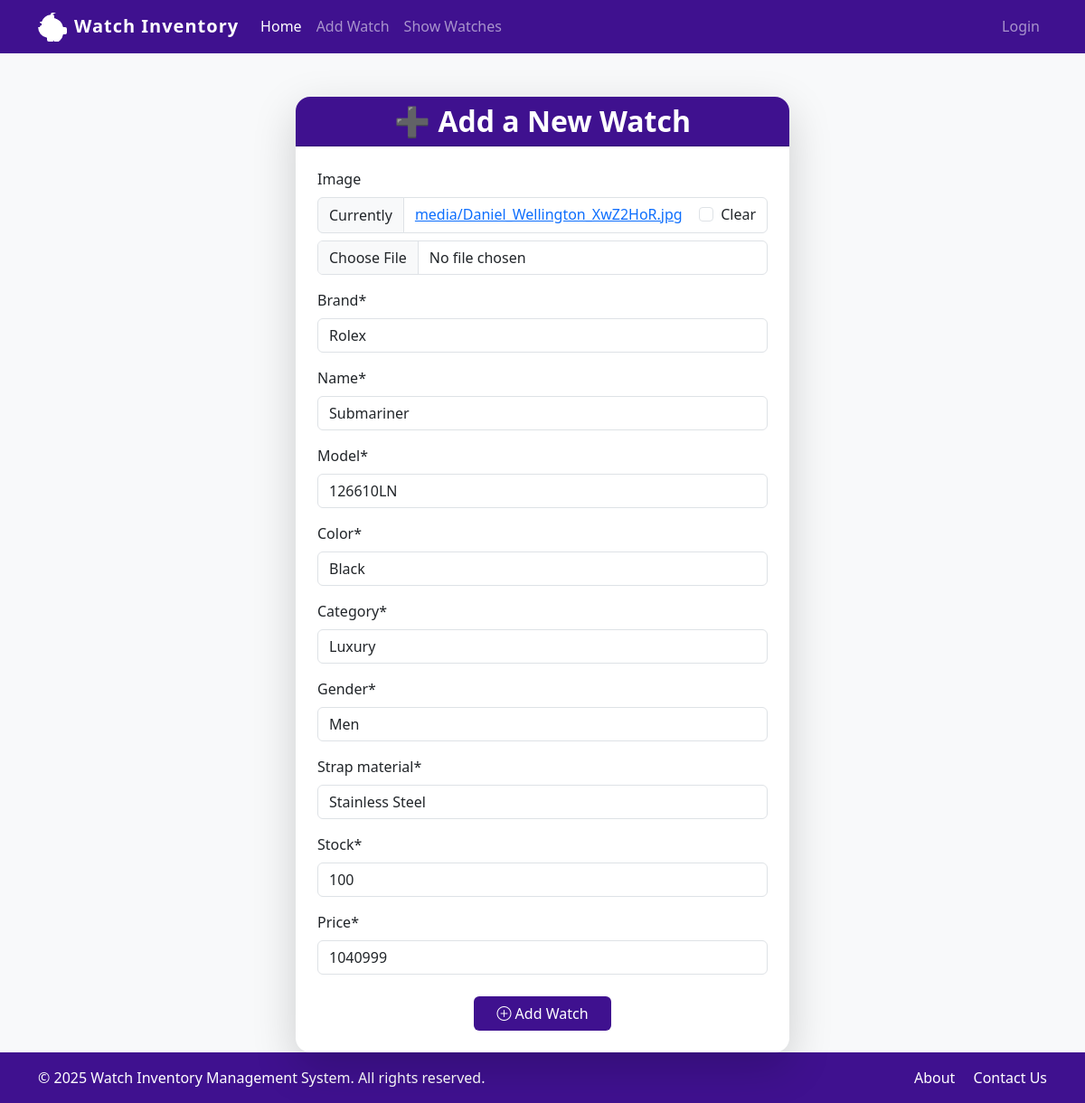
The app's page /update/17, older data.
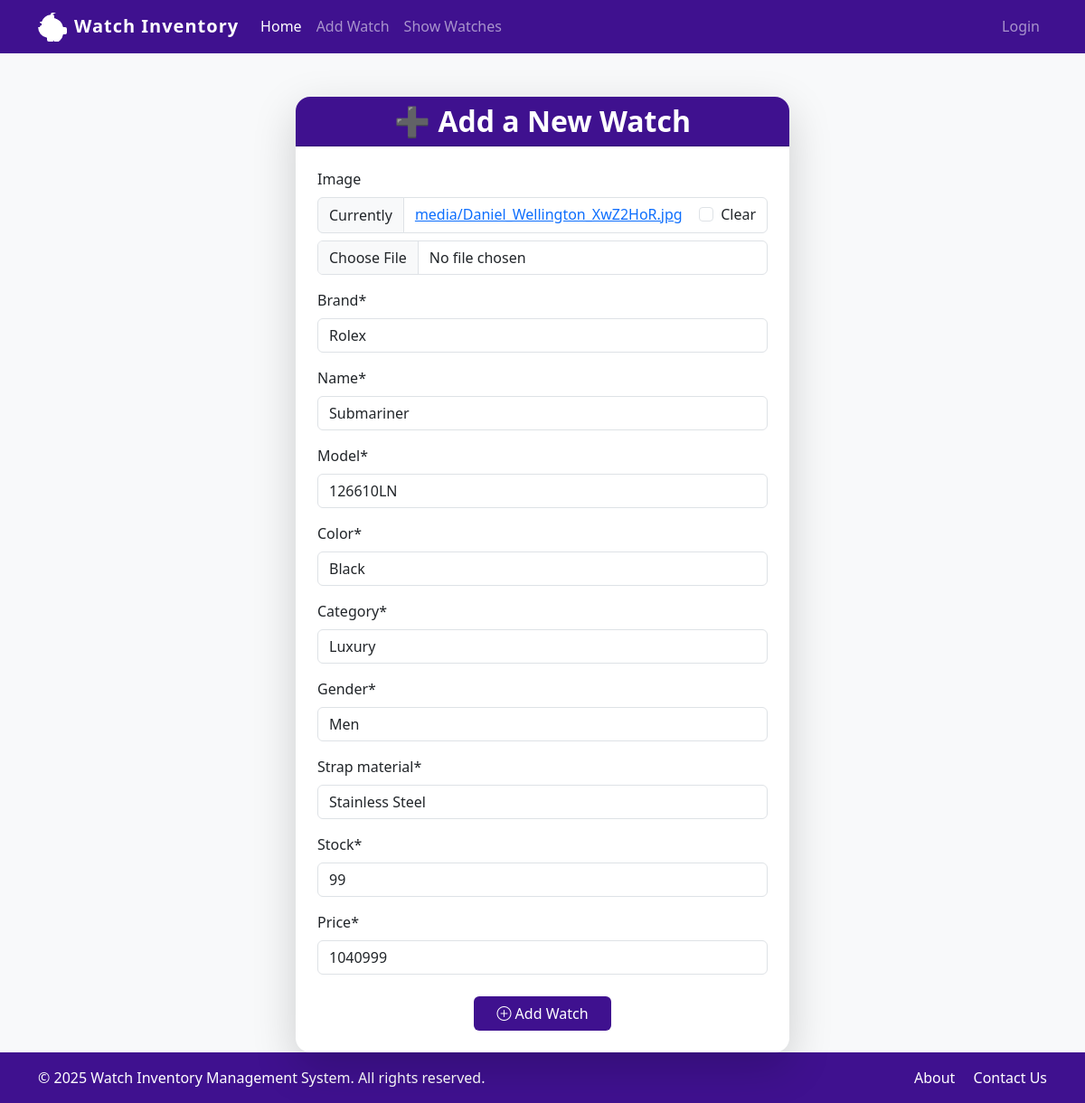
The same page, newer data.
### watch_app/models.py (models this page shows)
class Watch(models.Model):
    image = models.ImageField(upload_to="media", null=True, blank=True)
    brand = models.CharField(max_length=100)
    name = models.CharField(max_length=100)
    model = models.CharField(max_length=100)
    color = models.CharField(max_length=100)
    category = models.CharField(max_length=100)
    gender = models.CharField(max_length=100)
    strap_material = models.CharField(max_length=100)
    stock = models.IntegerField()
    price = models.IntegerField()

### watch_app/views.py (the view, shortened to what this page needs)
# urls.py: path('update/<id>',update_watch_view, name="update-watch"),
def update_watch_view(request, id):
    watch = Watch.objects.get(id=id)
    form = WatchForm(instance=watch)
    template_name = "watch_app/add_watch.html"
    context = {'form': form}
    return render(request, template_name, context)

### watch_app/forms.py
class WatchForm(forms.ModelForm):
    class Meta:
        model = Watch
        fields = "__all__"

### templates/watch_app/add_watch.html (shortened to what this page needs)
{% extends 'base.html' %}
{% load crispy_forms_tags %}
{% block content %}
    <div class="container mt-5 d-flex justify-content-center">
    <div class="card shadow-lg border-0 rounded-4 w-50">
        <div class="card-header text-white text-center rounded-top-4" style="background-color: #3f118f;">
            <h2 class="mb-0 fw-bold">➕ Add a New Watch</h2>
        </div>
        <div class="card-body p-4">
            <form method="post" enctype="multipart/form-data">
                {{ form | crispy }}
                <div class="text-center mt-4">
                    <button class="btn text-white px-4" style="background-color: #3f118f;">
                        <i class="bi bi-plus-circle"></i> Add Watch
                    </button>
                </div>
            </form>
        </div>
    </div>
</div>
    <div class="position-fixed top-0 end-0 p-3" style="z-index: 1050;">
        <div class="position-fixed top-0 end-0 p-3" style="z-index: 1050;">
        </div>
    </div>
{% endblock %}

### templates/base.html (shortened to what this page needs)
<!DOCTYPE html>
<html lang="en">
<head>
    <link href="https://cdn.jsdelivr.net/npm/bootstrap@5.3.7/dist/css/bootstrap.min.css" rel="stylesheet">
    <link rel="stylesheet" href="https://cdn.jsdelivr.net/npm/bootstrap-icons@1.11.3/font/bootstrap-icons.min.css">
</head>
<body>
    <nav class="navbar navbar-expand-lg navbar-dark" style="background-color: #3f118f;">
        <div class="container">
            <a class="navbar-brand d-flex align-items-center" href="{% url 'home' %}">
                <span class="me-2"></span>
                Watch Inventory
            </a>
            <div class="collapse navbar-collapse" id="navbarNavAltMarkup">
                <div class="navbar-nav">
                    <a class="nav-link active" aria-current="page" href="{% url 'home' %}">Home</a>
                    <a class="nav-link" href="{% url 'add-watch' %}">Add Watch</a>
                    <a class="nav-link" href="{% url 'show-watch' %}">Show Watches</a>
                </div>
                <div class="navbar-nav ms-auto">
                    {% if user.is_authenticated %}
                        <a class="nav-link" href="#">{{ user }}</a>
                        <a class="nav-link" href="{% url 'logout' %}">Logout</a>
                    {% else %}
                        <a class="nav-link" href="{% url 'login' %}">Login</a>
                    {% endif %}
                </div>
            </div>
        </div>
    </nav>
    <main>
        <div class="container mt-4">
            {% block content %}
            {% endblock %}
        </div>
    </main>
    <footer>
        <div class="container d-flex flex-column flex-md-row justify-content-between align-items-center">
            <div>
                &copy; {{ year|default:2025 }} Watch Inventory Management System. All rights reserved.
            </div>
            <div>
                <a href="{% url 'about' %}" class="text-white text-decoration-none me-3">About</a>
                <a href="{% url 'contact' %}" class="text-white text-decoration-none">Contact Us</a>
            </div>
        </div>
    </footer>
</body>
</html>

### templates/base.html (style rules this page uses)
body { background-color: #f8f9fa; display: flex; flex-direction: column; min-height: 100vh; margin: 0; padding: 0; }
.navbar-brand { font-weight: bold; letter-spacing: 1px; }
main { flex: 1; }
footer { background: #3f118f; color: #fff; padding: 1rem 0; text-align: center; margin-top: auto; }

Row changes from the older to the newer data that the page shows:
changed Watch "Rolex": stock "100" → "99"
